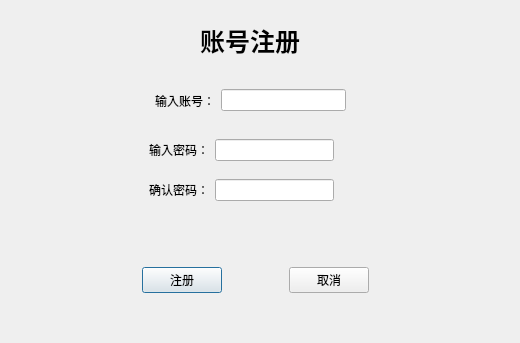
<?xml version="1.0" encoding="UTF-8"?>
<ui version="4.0">
 <class>Sign_UI</class>
 <widget class="QDialog" name="Sign_UI">
  <property name="geometry">
   <rect>
    <x>0</x>
    <y>0</y>
    <width>520</width>
    <height>343</height>
   </rect>
  </property>
  <property name="windowTitle">
   <string>Dialog</string>
  </property>
  <widget class="QWidget" name="horizontalLayoutWidget">
   <property name="geometry">
    <rect>
     <x>80</x>
     <y>260</y>
     <width>351</width>
     <height>41</height>
    </rect>
   </property>
   <layout class="QHBoxLayout" name="horizontalLayout_4">
    <item>
     <spacer name="horizontalSpacer_2">
      <property name="orientation">
       <enum>Qt::Horizontal</enum>
      </property>
      <property name="sizeHint" stdset="0">
       <size>
        <width>40</width>
        <height>20</height>
       </size>
      </property>
     </spacer>
    </item>
    <item>
     <widget class="QPushButton" name="Log_Button">
      <property name="text">
       <string>注册</string>
      </property>
     </widget>
    </item>
    <item>
     <spacer name="horizontalSpacer">
      <property name="orientation">
       <enum>Qt::Horizontal</enum>
      </property>
      <property name="sizeHint" stdset="0">
       <size>
        <width>40</width>
        <height>20</height>
       </size>
      </property>
     </spacer>
    </item>
    <item>
     <widget class="QPushButton" name="Cancel_Button">
      <property name="text">
       <string>取消</string>
      </property>
     </widget>
    </item>
    <item>
     <spacer name="horizontalSpacer_3">
      <property name="orientation">
       <enum>Qt::Horizontal</enum>
      </property>
      <property name="sizeHint" stdset="0">
       <size>
        <width>40</width>
        <height>20</height>
       </size>
      </property>
     </spacer>
    </item>
   </layout>
  </widget>
  <widget class="QLabel" name="label">
   <property name="geometry">
    <rect>
     <x>200</x>
     <y>20</y>
     <width>151</width>
     <height>41</height>
    </rect>
   </property>
   <property name="font">
    <font>
     <family>华文楷体</family>
     <pointsize>19</pointsize>
     <weight>75</weight>
     <bold>true</bold>
     <kerning>false</kerning>
    </font>
   </property>
   <property name="text">
    <string>账号注册</string>
   </property>
  </widget>
  <widget class="QLabel" name="label_7">
   <property name="geometry">
    <rect>
     <x>140</x>
     <y>30</y>
     <width>31</width>
     <height>31</height>
    </rect>
   </property>
   <property name="styleSheet">
    <string notr="true">
image: url(:/other/Other/数据探索.png);</string>
   </property>
   <property name="text">
    <string/>
   </property>
  </widget>
  <widget class="QWidget" name="verticalLayoutWidget_2">
   <property name="geometry">
    <rect>
     <x>30</x>
     <y>130</y>
     <width>461</width>
     <height>41</height>
    </rect>
   </property>
   <layout class="QVBoxLayout" name="verticalLayout_3">
    <item>
     <layout class="QHBoxLayout" name="horizontalLayout_7">
      <item>
       <spacer name="horizontalSpacer_8">
        <property name="orientation">
         <enum>Qt::Horizontal</enum>
        </property>
        <property name="sizeHint" stdset="0">
         <size>
          <width>40</width>
          <height>20</height>
         </size>
        </property>
       </spacer>
      </item>
      <item>
       <widget class="QLabel" name="label_3">
        <property name="text">
         <string>输入密码：</string>
        </property>
       </widget>
      </item>
      <item>
       <widget class="QLineEdit" name="PassWord_Edit">
        <property name="font">
         <font>
          <family>Times New Roman</family>
         </font>
        </property>
        <property name="echoMode">
         <enum>QLineEdit::Password</enum>
        </property>
       </widget>
      </item>
      <item>
       <widget class="QPushButton" name="PassWordShow_Button">
        <property name="styleSheet">
         <string notr="true">QPushButton {
border-style: solid;
border-width: 0px;
border-radius: 0px;
background-color: rgba(223, 223, 223, 0);
image: url(:/other/Other/button-on.png);
}
QPushButton::focus{outline: none;}
QPushButton::hover {
border-style: solid;
border-width: 0px;
border-radius: 0px;
background-color: rgba(223, 223, 223, 150);}</string>
        </property>
        <property name="text">
         <string/>
        </property>
       </widget>
      </item>
      <item>
       <spacer name="horizontalSpacer_9">
        <property name="orientation">
         <enum>Qt::Horizontal</enum>
        </property>
        <property name="sizeHint" stdset="0">
         <size>
          <width>40</width>
          <height>20</height>
         </size>
        </property>
       </spacer>
      </item>
     </layout>
    </item>
   </layout>
  </widget>
  <widget class="QLabel" name="Tips">
   <property name="geometry">
    <rect>
     <x>120</x>
     <y>220</y>
     <width>271</width>
     <height>21</height>
    </rect>
   </property>
   <property name="text">
    <string/>
   </property>
  </widget>
  <widget class="QWidget" name="verticalLayoutWidget_3">
   <property name="geometry">
    <rect>
     <x>30</x>
     <y>80</y>
     <width>461</width>
     <height>41</height>
    </rect>
   </property>
   <layout class="QVBoxLayout" name="verticalLayout_5">
    <item>
     <layout class="QHBoxLayout" name="horizontalLayout_9">
      <item>
       <spacer name="horizontalSpacer_12">
        <property name="orientation">
         <enum>Qt::Horizontal</enum>
        </property>
        <property name="sizeHint" stdset="0">
         <size>
          <width>40</width>
          <height>20</height>
         </size>
        </property>
       </spacer>
      </item>
      <item>
       <widget class="QLabel" name="label_5">
        <property name="text">
         <string>输入账号：</string>
        </property>
       </widget>
      </item>
      <item>
       <widget class="QLineEdit" name="ID_Edit">
        <property name="font">
         <font>
          <family>Times New Roman</family>
         </font>
        </property>
       </widget>
      </item>
      <item>
       <widget class="QLabel" name="label_8">
        <property name="enabled">
         <bool>false</bool>
        </property>
        <property name="text">
         <string>    </string>
        </property>
       </widget>
      </item>
      <item>
       <spacer name="horizontalSpacer_13">
        <property name="orientation">
         <enum>Qt::Horizontal</enum>
        </property>
        <property name="sizeHint" stdset="0">
         <size>
          <width>40</width>
          <height>20</height>
         </size>
        </property>
       </spacer>
      </item>
     </layout>
    </item>
   </layout>
  </widget>
  <widget class="QWidget" name="verticalLayoutWidget_4">
   <property name="geometry">
    <rect>
     <x>30</x>
     <y>170</y>
     <width>461</width>
     <height>41</height>
    </rect>
   </property>
   <layout class="QVBoxLayout" name="verticalLayout_7">
    <item>
     <layout class="QHBoxLayout" name="horizontalLayout_11">
      <item>
       <spacer name="horizontalSpacer_16">
        <property name="orientation">
         <enum>Qt::Horizontal</enum>
        </property>
        <property name="sizeHint" stdset="0">
         <size>
          <width>40</width>
          <height>20</height>
         </size>
        </property>
       </spacer>
      </item>
      <item>
       <widget class="QLabel" name="label_9">
        <property name="text">
         <string>确认密码：</string>
        </property>
       </widget>
      </item>
      <item>
       <widget class="QLineEdit" name="PassWord_Edit_4">
        <property name="font">
         <font>
          <family>Times New Roman</family>
         </font>
        </property>
        <property name="echoMode">
         <enum>QLineEdit::Password</enum>
        </property>
       </widget>
      </item>
      <item>
       <widget class="QPushButton" name="PassWordShow_Button_4">
        <property name="styleSheet">
         <string notr="true">QPushButton {
border-style: solid;
border-width: 0px;
border-radius: 0px;
background-color: rgba(223, 223, 223, 0);
image: url(:/other/Other/button-on.png);
}
QPushButton::focus{outline: none;}
QPushButton::hover {
border-style: solid;
border-width: 0px;
border-radius: 0px;
background-color: rgba(223, 223, 223, 150);}</string>
        </property>
        <property name="text">
         <string/>
        </property>
       </widget>
      </item>
      <item>
       <spacer name="horizontalSpacer_17">
        <property name="orientation">
         <enum>Qt::Horizontal</enum>
        </property>
        <property name="sizeHint" stdset="0">
         <size>
          <width>40</width>
          <height>20</height>
         </size>
        </property>
       </spacer>
      </item>
     </layout>
    </item>
   </layout>
  </widget>
 </widget>
 <resources>
  <include location="../data/UI_image/images.qrc"/>
 </resources>
 <connections/>
</ui>
